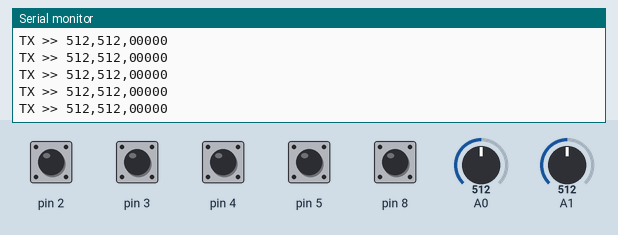
A sketch run on a simulated Arduino Uno, built with avr-gcc and run on an emulated ATmega328P. On the bench: the last lines printed to the serial monitor. Inputs (shaded band) come from the test bench; at power-on: pin 2–5, pin 8 HIGH, A0 = 512, A1 = 512.

Above: at 1.2 s.
1.3 s: A0 set to 0
At 1.32 s:
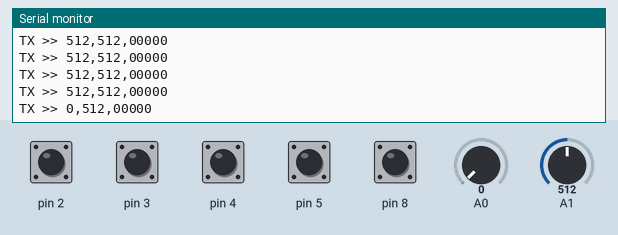
4.3 s: pin 2 pulled LOW for 0.15 s
At 4.35 s:
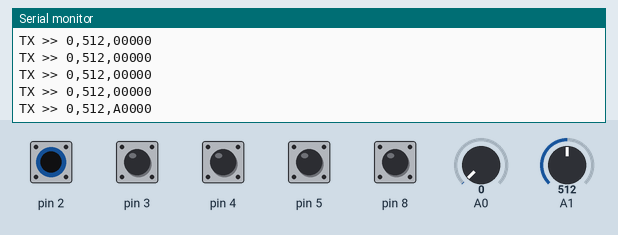
5.9 s: pin 3 pulled LOW for 0.15 s
At 5.93 s:
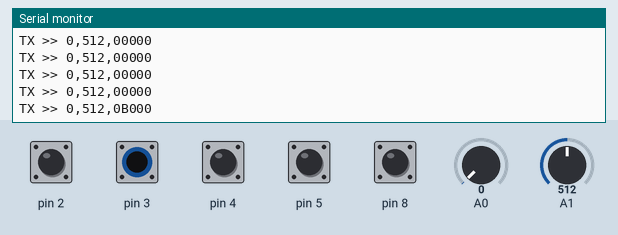
7.5 s: pin 4 pulled LOW for 0.15 s
At 7.57 s:
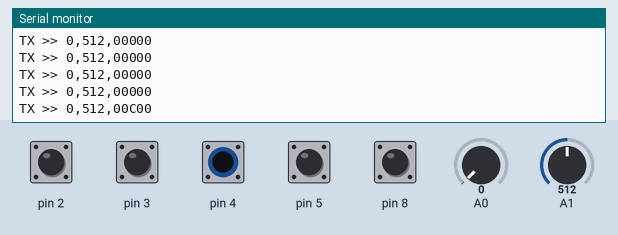
9.1 s: pin 5 pulled LOW for 0.15 s
At 9.15 s:
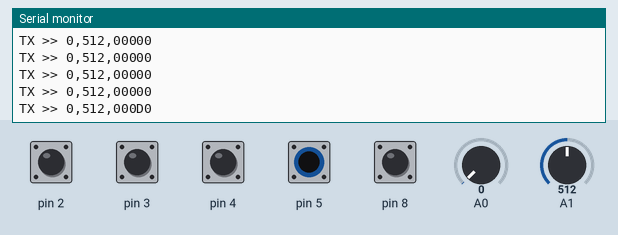
10.7 s: pin 8 pulled LOW for 0.15 s
At 10.73 s:
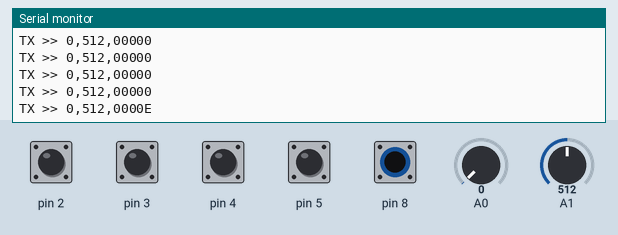

Measured:
- after the input at 1.3 s, the serial monitor: prints a new line at once (image 1)
- after the input at 4.3 s, the serial monitor: prints a new line after 0.05 s (image 2)
- after the input at 5.9 s, the serial monitor: prints a new line at once (image 3)
- after the input at 7.5 s, the serial monitor: prints a new line after 0.07 s (image 4)
- after the input at 9.1 s, the serial monitor: prints a new line after 0.05 s (image 5)
- after the input at 10.7 s, the serial monitor: prints a new line at once (image 6)

The sketch:

bt_joy.ino
```cpp
#include <Arduino.h>
#include <NeoSWSerial.h>

// 버튼 핀 정의
#define PORTD_BUTTON_A  0x04  // PD2
#define PORTD_BUTTON_B  0x08  // PD3
#define PORTD_BUTTON_C  0x10  // PD4
#define PORTD_BUTTON_D  0x20  // PD5
#define PORTB_BUTTON_E  0x01  // PB0

#define X_CHANNEL 0x00 // ADC0
#define Y_CHANNEL 0x01 // ADC1

// NeoSWSerial 객체: RX=12, TX=13
NeoSWSerial mySerial(12, 13);

void init_ADC() {
  ADMUX  = (1 << REFS0);               // AVcc reference, ADC0 selected
  ADCSRA = (1 << ADEN)                 // ADC enable
         | (1 << ADPS2)               // Prescaler 128
         | (1 << ADPS1)
         | (1 << ADPS0);
}

int read_ADC(uint8_t channel) {
  channel &= 0x07;
  ADMUX = (ADMUX & 0xF8) | channel;
  ADCSRA |= (1 << ADSC);              // Start conversion
  while (ADCSRA & (1 << ADSC));       // Wait for complete
  return ADC;
}

void setup() {
  // 디버깅용 시리얼
  Serial.begin(9600);
  // HC-05 Bluetooth 통신용
  mySerial.begin(9600);
  init_ADC();

  // 버튼 풀업 설정
  DDRD &= ~(PORTD_BUTTON_A | PORTD_BUTTON_B | PORTD_BUTTON_C | PORTD_BUTTON_D);
  PORTD |=  (PORTD_BUTTON_A | PORTD_BUTTON_B | PORTD_BUTTON_C | PORTD_BUTTON_D);
  DDRB &= ~PORTB_BUTTON_E;
  PORTB |=  PORTB_BUTTON_E;
}

void loop() {
  // 1) X, Y ADC 값 읽기
  int rawX = read_ADC(X_CHANNEL);
  int rawY = read_ADC(Y_CHANNEL);

  // 2) 버튼 읽기
  char btn[6] = {'0','0','0','0','0','\0'};
  if (!(PIND & PORTD_BUTTON_A)) btn[0] = 'A';
  if (!(PIND & PORTD_BUTTON_B)) btn[1] = 'B';
  if (!(PIND & PORTD_BUTTON_C)) btn[2] = 'C';
  if (!(PIND & PORTD_BUTTON_D)) btn[3] = 'D';
  if (!(PINB & PORTB_BUTTON_E)) btn[4] = 'E';

  // 3) 버퍼에 문자열 저장
  char buffer[32];
  snprintf(buffer, sizeof(buffer), "%d,%d,%s\n", rawX, rawY, btn);

  // 4) NeoSWSerial로 전송
  mySerial.print(buffer);

  // 5) 하드웨어 시리얼로 디버깅 출력
  Serial.print("TX >> ");
  Serial.print(buffer);

  delay(50);
}
```
